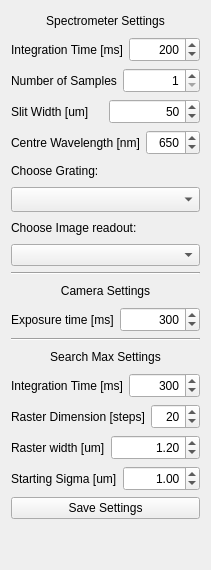
        <widget class="QWidget" name="settings_tab">
         <attribute name="title">
          <string>Settings</string>
         </attribute>
         <layout class="QVBoxLayout" name="verticalLayout_4">
          <item>
           <widget class="QLabel" name="label">
            <property name="sizePolicy">
             <sizepolicy hsizetype="Preferred" vsizetype="Preferred">
              <horstretch>0</horstretch>
              <verstretch>0</verstretch>
             </sizepolicy>
            </property>
            <property name="minimumSize">
             <size>
              <width>0</width>
              <height>20</height>
             </size>
            </property>
            <property name="text">
             <string>Spectrometer Settings</string>
            </property>
            <property name="alignment">
             <set>Qt::AlignCenter</set>
            </property>
           </widget>
          </item>
          <item>
           <layout class="QHBoxLayout" name="horizontalLayout_4">
            <item>
             <widget class="QLabel" name="label_2">
              <property name="text">
               <string>Integration Time [ms]</string>
              </property>
             </widget>
            </item>
            <item>
             <widget class="QSpinBox" name="integration_time_spin">
              <property name="minimumSize">
               <size>
                <width>30</width>
                <height>25</height>
               </size>
              </property>
              <property name="maximumSize">
               <size>
                <width>100</width>
                <height>16777215</height>
               </size>
              </property>
              <property name="wrapping">
               <bool>false</bool>
              </property>
              <property name="frame">
               <bool>true</bool>
              </property>
              <property name="alignment">
               <set>Qt::AlignRight|Qt::AlignTrailing|Qt::AlignVCenter</set>
              </property>
              <property name="showGroupSeparator" stdset="0">
               <bool>false</bool>
              </property>
              <property name="minimum">
               <number>10</number>
              </property>
              <property name="maximum">
               <number>10000</number>
              </property>
              <property name="singleStep">
               <number>10</number>
              </property>
              <property name="value">
               <number>200</number>
              </property>
             </widget>
            </item>
           </layout>
          </item>
          <item>
           <layout class="QHBoxLayout" name="horizontalLayout_5">
            <item>
             <widget class="QLabel" name="label_3">
              <property name="text">
               <string>Number of Samples</string>
              </property>
             </widget>
            </item>
            <item>
             <widget class="QSpinBox" name="number_of_samples_spin">
              <property name="minimumSize">
               <size>
                <width>0</width>
                <height>25</height>
               </size>
              </property>
              <property name="maximumSize">
               <size>
                <width>100</width>
                <height>16777215</height>
               </size>
              </property>
              <property name="alignment">
               <set>Qt::AlignRight|Qt::AlignTrailing|Qt::AlignVCenter</set>
              </property>
              <property name="minimum">
               <number>1</number>
              </property>
              <property name="maximum">
               <number>10000</number>
              </property>
              <property name="value">
               <number>1</number>
              </property>
             </widget>
            </item>
           </layout>
          </item>
          <item>
           <layout class="QHBoxLayout" name="horizontalLayout_6">
            <item>
             <widget class="QLabel" name="label_4">
              <property name="text">
               <string>Slit Width [um]</string>
              </property>
             </widget>
            </item>
            <item>
             <widget class="QSpinBox" name="slitwidth_spin">
              <property name="minimumSize">
               <size>
                <width>0</width>
                <height>25</height>
               </size>
              </property>
              <property name="maximumSize">
               <size>
                <width>100</width>
                <height>16777215</height>
               </size>
              </property>
              <property name="alignment">
               <set>Qt::AlignRight|Qt::AlignTrailing|Qt::AlignVCenter</set>
              </property>
              <property name="minimum">
               <number>10</number>
              </property>
              <property name="maximum">
               <number>2500</number>
              </property>
              <property name="singleStep">
               <number>10</number>
              </property>
              <property name="value">
               <number>50</number>
              </property>
             </widget>
            </item>
           </layout>
          </item>
          <item>
           <layout class="QHBoxLayout" name="horizontalLayout_8">
            <item>
             <widget class="QLabel" name="label_6">
              <property name="text">
               <string>Centre Wavelength [nm]</string>
              </property>
             </widget>
            </item>
            <item>
             <widget class="QSpinBox" name="centre_wavelength_spin">
              <property name="minimumSize">
               <size>
                <width>0</width>
                <height>25</height>
               </size>
              </property>
              <property name="maximumSize">
               <size>
                <width>100</width>
                <height>16777215</height>
               </size>
              </property>
              <property name="alignment">
               <set>Qt::AlignRight|Qt::AlignTrailing|Qt::AlignVCenter</set>
              </property>
              <property name="minimum">
               <number>0</number>
              </property>
              <property name="maximum">
               <number>3000</number>
              </property>
              <property name="singleStep">
               <number>10</number>
              </property>
              <property name="value">
               <number>650</number>
              </property>
             </widget>
            </item>
           </layout>
          </item>
          <item>
           <widget class="QLabel" name="label_7">
            <property name="minimumSize">
             <size>
              <width>0</width>
              <height>20</height>
             </size>
            </property>
            <property name="text">
             <string>Choose Grating:</string>
            </property>
           </widget>
          </item>
          <item>
           <widget class="QComboBox" name="grating_combobox">
            <property name="minimumSize">
             <size>
              <width>0</width>
              <height>25</height>
             </size>
            </property>
           </widget>
          </item>
          <item>
           <widget class="QLabel" name="label_15">
            <property name="minimumSize">
             <size>
              <width>0</width>
              <height>20</height>
             </size>
            </property>
            <property name="text">
             <string>Choose Image readout:</string>
            </property>
           </widget>
          </item>
          <item>
           <widget class="QComboBox" name="image_combobox">
            <property name="editable">
             <bool>false</bool>
            </property>
           </widget>
          </item>
          <item>
           <widget class="Line" name="line_10">
            <property name="orientation">
             <enum>Qt::Horizontal</enum>
            </property>
           </widget>
          </item>
          <item>
           <widget class="QLabel" name="label_9">
            <property name="minimumSize">
             <size>
              <width>0</width>
              <height>20</height>
             </size>
            </property>
            <property name="text">
             <string>Camera Settings</string>
            </property>
            <property name="alignment">
             <set>Qt::AlignCenter</set>
            </property>
           </widget>
          </item>
          <item>
           <layout class="QHBoxLayout" name="horizontalLayout_7">
            <item>
             <widget class="QLabel" name="label_10">
              <property name="text">
               <string>Exposure time [ms]</string>
              </property>
             </widget>
            </item>
            <item>
             <widget class="QSpinBox" name="exposure_time_spin">
              <property name="minimumSize">
               <size>
                <width>0</width>
                <height>25</height>
               </size>
              </property>
              <property name="maximumSize">
               <size>
                <width>100</width>
                <height>16777215</height>
               </size>
              </property>
              <property name="alignment">
               <set>Qt::AlignRight|Qt::AlignTrailing|Qt::AlignVCenter</set>
              </property>
              <property name="minimum">
               <number>1</number>
              </property>
              <property name="maximum">
               <number>10000</number>
              </property>
              <property name="singleStep">
               <number>10</number>
              </property>
              <property name="value">
               <number>300</number>
              </property>
             </widget>
            </item>
           </layout>
          </item>
          <item>
           <widget class="Line" name="line_9">
            <property name="orientation">
             <enum>Qt::Horizontal</enum>
            </property>
           </widget>
          </item>
          <item>
           <widget class="QLabel" name="label_8">
            <property name="sizePolicy">
             <sizepolicy hsizetype="Preferred" vsizetype="Preferred">
              <horstretch>0</horstretch>
              <verstretch>0</verstretch>
             </sizepolicy>
            </property>
            <property name="minimumSize">
             <size>
              <width>0</width>
              <height>20</height>
             </size>
            </property>
            <property name="text">
             <string>Search Max Settings</string>
            </property>
            <property name="alignment">
             <set>Qt::AlignCenter</set>
            </property>
           </widget>
          </item>
          <item>
           <layout class="QHBoxLayout" name="horizontalLayout_9">
            <item>
             <widget class="QLabel" name="label_11">
              <property name="text">
               <string>Integration Time [ms]</string>
              </property>
             </widget>
            </item>
            <item>
             <widget class="QSpinBox" name="search_int_time_spin">
              <property name="minimumSize">
               <size>
                <width>0</width>
                <height>25</height>
               </size>
              </property>
              <property name="maximumSize">
               <size>
                <width>100</width>
                <height>16777215</height>
               </size>
              </property>
              <property name="alignment">
               <set>Qt::AlignRight|Qt::AlignTrailing|Qt::AlignVCenter</set>
              </property>
              <property name="minimum">
               <number>10</number>
              </property>
              <property name="maximum">
               <number>10000</number>
              </property>
              <property name="value">
               <number>300</number>
              </property>
             </widget>
            </item>
           </layout>
          </item>
          <item>
           <layout class="QHBoxLayout" name="horizontalLayout_10">
            <item>
             <widget class="QLabel" name="label_12">
              <property name="text">
               <string>Raster Dimension [steps]</string>
              </property>
             </widget>
            </item>
            <item>
             <widget class="QSpinBox" name="rasterdim_spin">
              <property name="minimumSize">
               <size>
                <width>0</width>
                <height>25</height>
               </size>
              </property>
              <property name="maximumSize">
               <size>
                <width>100</width>
                <height>16777215</height>
               </size>
              </property>
              <property name="alignment">
               <set>Qt::AlignRight|Qt::AlignTrailing|Qt::AlignVCenter</set>
              </property>
              <property name="minimum">
               <number>1</number>
              </property>
              <property name="maximum">
               <number>500</number>
              </property>
              <property name="value">
               <number>20</number>
              </property>
             </widget>
            </item>
           </layout>
          </item>
          <item>
           <layout class="QHBoxLayout" name="horizontalLayout_11">
            <item>
             <widget class="QLabel" name="label_13">
              <property name="text">
               <string>Raster width [um]</string>
              </property>
             </widget>
            </item>
            <item>
             <widget class="QDoubleSpinBox" name="rasterwidth_spin">
              <property name="minimumSize">
               <size>
                <width>0</width>
                <height>25</height>
               </size>
              </property>
              <property name="maximumSize">
               <size>
                <width>100</width>
                <height>16777215</height>
               </size>
              </property>
              <property name="alignment">
               <set>Qt::AlignRight|Qt::AlignTrailing|Qt::AlignVCenter</set>
              </property>
              <property name="minimum">
               <double>0.500000000000000</double>
              </property>
              <property name="maximum">
               <double>20.000000000000000</double>
              </property>
              <property name="value">
               <double>1.200000000000000</double>
              </property>
             </widget>
            </item>
           </layout>
          </item>
          <item>
           <layout class="QHBoxLayout" name="horizontalLayout_12">
            <item>
             <widget class="QLabel" name="label_14">
              <property name="text">
               <string>Starting Sigma [um]</string>
              </property>
             </widget>
            </item>
            <item>
             <widget class="QDoubleSpinBox" name="sigma_spin">
              <property name="minimumSize">
               <size>
                <width>0</width>
                <height>25</height>
               </size>
              </property>
              <property name="maximumSize">
               <size>
                <width>100</width>
                <height>16777215</height>
               </size>
              </property>
              <property name="alignment">
               <set>Qt::AlignRight|Qt::AlignTrailing|Qt::AlignVCenter</set>
              </property>
              <property name="minimum">
               <double>0.100000000000000</double>
              </property>
              <property name="maximum">
               <double>10.000000000000000</double>
              </property>
              <property name="singleStep">
               <double>0.100000000000000</double>
              </property>
              <property name="value">
               <double>1.000000000000000</double>
              </property>
             </widget>
            </item>
           </layout>
          </item>
          <item>
           <widget class="QPushButton" name="savesettings_button">
            <property name="text">
             <string>Save Settings</string>
            </property>
           </widget>
          </item>
          <item>
           <spacer name="verticalSpacer">
            <property name="orientation">
             <enum>Qt::Vertical</enum>
            </property>
            <property name="sizeHint" stdset="0">
             <size>
              <width>20</width>
              <height>40</height>
             </size>
            </property>
           </spacer>
          </item>
         </layout>
        </widget>
